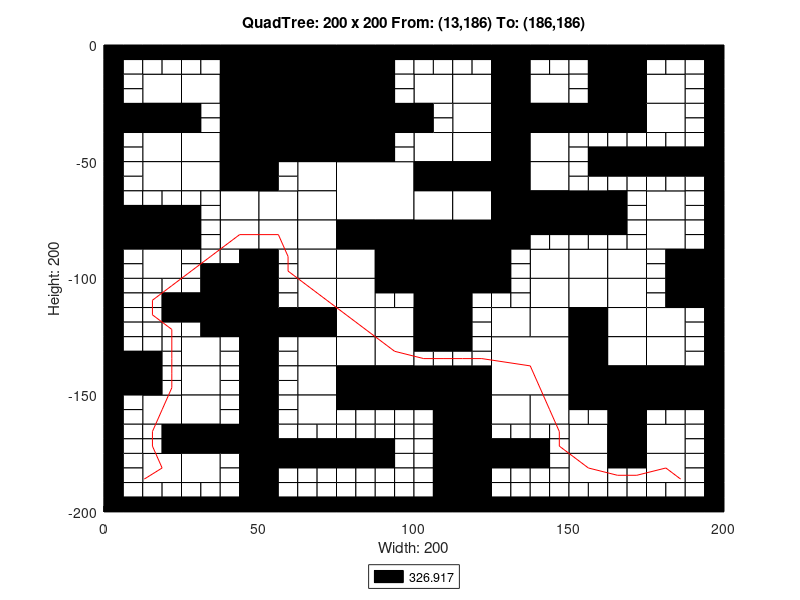

This chart was generated by the following MATLAB code:
axis([0 200 -200 0]);
title('QuadTree: 200 x 200 From: (13,186) To: (186,186)');
xlabel('Width: 200');
ylabel('Height: 200');
rectangle('Position',[50 -25 25 25], 'FaceColor',[0 0 0]);
rectangle('Position',[50 -50 25 25], 'FaceColor',[0 0 0]);
rectangle('Position',[75 -75 25 25], 'FaceColor',[1 1 1]);
rectangle('Position',[100 -100 25 25], 'FaceColor',[0 0 0]);
rectangle('Position',[125 -150 25 25], 'FaceColor',[1 1 1]);
rectangle('Position',[12.5 -25 12.5 12.5], 'FaceColor',[1 1 1]);
rectangle('Position',[37.5 -12.5 12.5 12.5], 'FaceColor',[0 0 0]);
rectangle('Position',[25 -25 12.5 12.5], 'FaceColor',[1 1 1]);
rectangle('Position',[37.5 -25 12.5 12.5], 'FaceColor',[0 0 0]);
rectangle('Position',[0 -37.5 12.5 12.5], 'FaceColor',[0 0 0]);
rectangle('Position',[12.5 -37.5 12.5 12.5], 'FaceColor',[0 0 0]);
rectangle('Position',[12.5 -50 12.5 12.5], 'FaceColor',[1 1 1]);
rectangle('Position',[37.5 -37.5 12.5 12.5], 'FaceColor',[0 0 0]);
rectangle('Position',[25 -50 12.5 12.5], 'FaceColor',[1 1 1]);
rectangle('Position',[37.5 -50 12.5 12.5], 'FaceColor',[0 0 0]);
rectangle('Position',[75 -12.5 12.5 12.5], 'FaceColor',[0 0 0]);
rectangle('Position',[75 -25 12.5 12.5], 'FaceColor',[0 0 0]);
rectangle('Position',[75 -37.5 12.5 12.5], 'FaceColor',[0 0 0]);
rectangle('Position',[87.5 -37.5 12.5 12.5], 'FaceColor',[0 0 0]);
rectangle('Position',[75 -50 12.5 12.5], 'FaceColor',[0 0 0]);
rectangle('Position',[12.5 -62.5 12.5 12.5], 'FaceColor',[1 1 1]);
rectangle('Position',[25 -62.5 12.5 12.5], 'FaceColor',[1 1 1]);
rectangle('Position',[37.5 -62.5 12.5 12.5], 'FaceColor',[0 0 0]);
rectangle('Position',[37.5 -75 12.5 12.5], 'FaceColor',[1 1 1]);
rectangle('Position',[0 -87.5 12.5 12.5], 'FaceColor',[0 0 0]);
rectangle('Position',[12.5 -87.5 12.5 12.5], 'FaceColor',[0 0 0]);
rectangle('Position',[12.5 -100 12.5 12.5], 'FaceColor',[1 1 1]);
rectangle('Position',[37.5 -87.5 12.5 12.5], 'FaceColor',[1 1 1]);
rectangle('Position',[62.5 -62.5 12.5 12.5], 'FaceColor',[1 1 1]);
rectangle('Position',[50 -75 12.5 12.5], 'FaceColor',[1 1 1]);
rectangle('Position',[62.5 -75 12.5 12.5], 'FaceColor',[1 1 1]);
rectangle('Position',[50 -87.5 12.5 12.5], 'FaceColor',[1 1 1]);
rectangle('Position',[62.5 -87.5 12.5 12.5], 'FaceColor',[1 1 1]);
rectangle('Position',[62.5 -100 12.5 12.5], 'FaceColor',[1 1 1]);
rectangle('Position',[75 -87.5 12.5 12.5], 'FaceColor',[0 0 0]);
rectangle('Position',[87.5 -87.5 12.5 12.5], 'FaceColor',[0 0 0]);
rectangle('Position',[75 -100 12.5 12.5], 'FaceColor',[1 1 1]);
rectangle('Position',[87.5 -100 12.5 12.5], 'FaceColor',[0 0 0]);
rectangle('Position',[100 -25 12.5 12.5], 'FaceColor',[1 1 1]);
rectangle('Position',[112.5 -25 12.5 12.5], 'FaceColor',[1 1 1]);
rectangle('Position',[125 -12.5 12.5 12.5], 'FaceColor',[0 0 0]);
rectangle('Position',[125 -25 12.5 12.5], 'FaceColor',[0 0 0]);
rectangle('Position',[137.5 -25 12.5 12.5], 'FaceColor',[1 1 1]);
rectangle('Position',[112.5 -37.5 12.5 12.5], 'FaceColor',[1 1 1]);
rectangle('Position',[100 -50 12.5 12.5], 'FaceColor',[1 1 1]);
rectangle('Position',[112.5 -50 12.5 12.5], 'FaceColor',[1 1 1]);
rectangle('Position',[125 -37.5 12.5 12.5], 'FaceColor',[0 0 0]);
rectangle('Position',[137.5 -37.5 12.5 12.5], 'FaceColor',[0 0 0]);
rectangle('Position',[125 -50 12.5 12.5], 'FaceColor',[0 0 0]);
rectangle('Position',[137.5 -50 12.5 12.5], 'FaceColor',[1 1 1]);
rectangle('Position',[162.5 -12.5 12.5 12.5], 'FaceColor',[0 0 0]);
rectangle('Position',[162.5 -25 12.5 12.5], 'FaceColor',[0 0 0]);
rectangle('Position',[175 -25 12.5 12.5], 'FaceColor',[1 1 1]);
rectangle('Position',[150 -37.5 12.5 12.5], 'FaceColor',[0 0 0]);
rectangle('Position',[162.5 -37.5 12.5 12.5], 'FaceColor',[0 0 0]);
rectangle('Position',[175 -37.5 12.5 12.5], 'FaceColor',[1 1 1]);
rectangle('Position',[100 -62.5 12.5 12.5], 'FaceColor',[0 0 0]);
rectangle('Position',[112.5 -62.5 12.5 12.5], 'FaceColor',[0 0 0]);
rectangle('Position',[100 -75 12.5 12.5], 'FaceColor',[1 1 1]);
rectangle('Position',[112.5 -75 12.5 12.5], 'FaceColor',[1 1 1]);
rectangle('Position',[125 -62.5 12.5 12.5], 'FaceColor',[0 0 0]);
rectangle('Position',[137.5 -62.5 12.5 12.5], 'FaceColor',[1 1 1]);
rectangle('Position',[125 -75 12.5 12.5], 'FaceColor',[0 0 0]);
rectangle('Position',[137.5 -75 12.5 12.5], 'FaceColor',[0 0 0]);
rectangle('Position',[125 -87.5 12.5 12.5], 'FaceColor',[0 0 0]);
rectangle('Position',[137.5 -100 12.5 12.5], 'FaceColor',[1 1 1]);
rectangle('Position',[150 -75 12.5 12.5], 'FaceColor',[0 0 0]);
rectangle('Position',[175 -75 12.5 12.5], 'FaceColor',[1 1 1]);
rectangle('Position',[150 -100 12.5 12.5], 'FaceColor',[1 1 1]);
rectangle('Position',[162.5 -100 12.5 12.5], 'FaceColor',[1 1 1]);
rectangle('Position',[175 -87.5 12.5 12.5], 'FaceColor',[1 1 1]);
rectangle('Position',[187.5 -100 12.5 12.5], 'FaceColor',[0 0 0]);
rectangle('Position',[37.5 -112.5 12.5 12.5], 'FaceColor',[0 0 0]);
rectangle('Position',[37.5 -125 12.5 12.5], 'FaceColor',[0 0 0]);
rectangle('Position',[0 -150 12.5 12.5], 'FaceColor',[0 0 0]);
rectangle('Position',[25 -137.5 12.5 12.5], 'FaceColor',[1 1 1]);
rectangle('Position',[25 -150 12.5 12.5], 'FaceColor',[1 1 1]);
rectangle('Position',[62.5 -112.5 12.5 12.5], 'FaceColor',[1 1 1]);
rectangle('Position',[50 -125 12.5 12.5], 'FaceColor',[0 0 0]);
rectangle('Position',[62.5 -125 12.5 12.5], 'FaceColor',[0 0 0]);
rectangle('Position',[75 -112.5 12.5 12.5], 'FaceColor',[1 1 1]);
rectangle('Position',[75 -125 12.5 12.5], 'FaceColor',[1 1 1]);
rectangle('Position',[87.5 -125 12.5 12.5], 'FaceColor',[1 1 1]);
rectangle('Position',[62.5 -137.5 12.5 12.5], 'FaceColor',[1 1 1]);
rectangle('Position',[62.5 -150 12.5 12.5], 'FaceColor',[1 1 1]);
rectangle('Position',[75 -137.5 12.5 12.5], 'FaceColor',[1 1 1]);
rectangle('Position',[87.5 -137.5 12.5 12.5], 'FaceColor',[1 1 1]);
rectangle('Position',[75 -150 12.5 12.5], 'FaceColor',[0 0 0]);
rectangle('Position',[87.5 -150 12.5 12.5], 'FaceColor',[0 0 0]);
rectangle('Position',[12.5 -162.5 12.5 12.5], 'FaceColor',[1 1 1]);
rectangle('Position',[25 -162.5 12.5 12.5], 'FaceColor',[1 1 1]);
rectangle('Position',[25 -175 12.5 12.5], 'FaceColor',[0 0 0]);
rectangle('Position',[37.5 -175 12.5 12.5], 'FaceColor',[0 0 0]);
rectangle('Position',[12.5 -187.5 12.5 12.5], 'FaceColor',[1 1 1]);
rectangle('Position',[25 -187.5 12.5 12.5], 'FaceColor',[1 1 1]);
rectangle('Position',[62.5 -162.5 12.5 12.5], 'FaceColor',[1 1 1]);
rectangle('Position',[100 -112.5 12.5 12.5], 'FaceColor',[0 0 0]);
rectangle('Position',[100 -125 12.5 12.5], 'FaceColor',[0 0 0]);
rectangle('Position',[137.5 -112.5 12.5 12.5], 'FaceColor',[1 1 1]);
rectangle('Position',[125 -125 12.5 12.5], 'FaceColor',[1 1 1]);
rectangle('Position',[137.5 -125 12.5 12.5], 'FaceColor',[1 1 1]);
rectangle('Position',[100 -150 12.5 12.5], 'FaceColor',[0 0 0]);
rectangle('Position',[112.5 -150 12.5 12.5], 'FaceColor',[0 0 0]);
rectangle('Position',[150 -112.5 12.5 12.5], 'FaceColor',[1 1 1]);
rectangle('Position',[162.5 -112.5 12.5 12.5], 'FaceColor',[1 1 1]);
rectangle('Position',[150 -125 12.5 12.5], 'FaceColor',[0 0 0]);
rectangle('Position',[162.5 -125 12.5 12.5], 'FaceColor',[1 1 1]);
rectangle('Position',[187.5 -112.5 12.5 12.5], 'FaceColor',[0 0 0]);
rectangle('Position',[175 -125 12.5 12.5], 'FaceColor',[1 1 1]);
rectangle('Position',[150 -137.5 12.5 12.5], 'FaceColor',[0 0 0]);
rectangle('Position',[162.5 -137.5 12.5 12.5], 'FaceColor',[1 1 1]);
rectangle('Position',[150 -150 12.5 12.5], 'FaceColor',[0 0 0]);
rectangle('Position',[162.5 -150 12.5 12.5], 'FaceColor',[0 0 0]);
rectangle('Position',[175 -137.5 12.5 12.5], 'FaceColor',[1 1 1]);
rectangle('Position',[175 -150 12.5 12.5], 'FaceColor',[0 0 0]);
rectangle('Position',[187.5 -150 12.5 12.5], 'FaceColor',[0 0 0]);
rectangle('Position',[112.5 -162.5 12.5 12.5], 'FaceColor',[0 0 0]);
rectangle('Position',[112.5 -175 12.5 12.5], 'FaceColor',[0 0 0]);
rectangle('Position',[125 -162.5 12.5 12.5], 'FaceColor',[1 1 1]);
rectangle('Position',[137.5 -162.5 12.5 12.5], 'FaceColor',[1 1 1]);
rectangle('Position',[112.5 -187.5 12.5 12.5], 'FaceColor',[0 0 0]);
rectangle('Position',[112.5 -200 12.5 12.5], 'FaceColor',[0 0 0]);
rectangle('Position',[162.5 -162.5 12.5 12.5], 'FaceColor',[0 0 0]);
rectangle('Position',[150 -175 12.5 12.5], 'FaceColor',[1 1 1]);
rectangle('Position',[162.5 -175 12.5 12.5], 'FaceColor',[0 0 0]);
rectangle('Position',[175 -175 12.5 12.5], 'FaceColor',[1 1 1]);
rectangle('Position',[150 -187.5 12.5 12.5], 'FaceColor',[1 1 1]);
rectangle('Position',[175 -187.5 12.5 12.5], 'FaceColor',[1 1 1]);
rectangle('Position',[0 -6.25 6.25 6.25], 'FaceColor',[0 0 0]);
rectangle('Position',[6.25 -6.25 6.25 6.25], 'FaceColor',[0 0 0]);
rectangle('Position',[0 -12.5 6.25 6.25], 'FaceColor',[0 0 0]);
rectangle('Position',[6.25 -12.5 6.25 6.25], 'FaceColor',[1 1 1]);
rectangle('Position',[12.5 -6.25 6.25 6.25], 'FaceColor',[0 0 0]);
rectangle('Position',[18.75 -6.25 6.25 6.25], 'FaceColor',[0 0 0]);
rectangle('Position',[12.5 -12.5 6.25 6.25], 'FaceColor',[1 1 1]);
rectangle('Position',[18.75 -12.5 6.25 6.25], 'FaceColor',[1 1 1]);
rectangle('Position',[0 -18.75 6.25 6.25], 'FaceColor',[0 0 0]);
rectangle('Position',[6.25 -18.75 6.25 6.25], 'FaceColor',[1 1 1]);
rectangle('Position',[0 -25 6.25 6.25], 'FaceColor',[0 0 0]);
rectangle('Position',[6.25 -25 6.25 6.25], 'FaceColor',[1 1 1]);
rectangle('Position',[25 -6.25 6.25 6.25], 'FaceColor',[0 0 0]);
rectangle('Position',[31.25 -6.25 6.25 6.25], 'FaceColor',[0 0 0]);
rectangle('Position',[25 -12.5 6.25 6.25], 'FaceColor',[1 1 1]);
rectangle('Position',[31.25 -12.5 6.25 6.25], 'FaceColor',[1 1 1]);
rectangle('Position',[0 -43.75 6.25 6.25], 'FaceColor',[0 0 0]);
rectangle('Position',[6.25 -43.75 6.25 6.25], 'FaceColor',[1 1 1]);
rectangle('Position',[0 -50 6.25 6.25], 'FaceColor',[0 0 0]);
rectangle('Position',[6.25 -50 6.25 6.25], 'FaceColor',[1 1 1]);
rectangle('Position',[25 -31.25 6.25 6.25], 'FaceColor',[0 0 0]);
rectangle('Position',[31.25 -31.25 6.25 6.25], 'FaceColor',[1 1 1]);
rectangle('Position',[25 -37.5 6.25 6.25], 'FaceColor',[0 0 0]);
rectangle('Position',[31.25 -37.5 6.25 6.25], 'FaceColor',[1 1 1]);
rectangle('Position',[87.5 -6.25 6.25 6.25], 'FaceColor',[0 0 0]);
rectangle('Position',[93.75 -6.25 6.25 6.25], 'FaceColor',[0 0 0]);
rectangle('Position',[87.5 -12.5 6.25 6.25], 'FaceColor',[0 0 0]);
rectangle('Position',[93.75 -12.5 6.25 6.25], 'FaceColor',[1 1 1]);
rectangle('Position',[87.5 -18.75 6.25 6.25], 'FaceColor',[0 0 0]);
rectangle('Position',[93.75 -18.75 6.25 6.25], 'FaceColor',[1 1 1]);
rectangle('Position',[87.5 -25 6.25 6.25], 'FaceColor',[0 0 0]);
rectangle('Position',[93.75 -25 6.25 6.25], 'FaceColor',[1 1 1]);
rectangle('Position',[87.5 -43.75 6.25 6.25], 'FaceColor',[0 0 0]);
rectangle('Position',[93.75 -43.75 6.25 6.25], 'FaceColor',[1 1 1]);
rectangle('Position',[87.5 -50 6.25 6.25], 'FaceColor',[0 0 0]);
rectangle('Position',[93.75 -50 6.25 6.25], 'FaceColor',[1 1 1]);
rectangle('Position',[0 -56.25 6.25 6.25], 'FaceColor',[0 0 0]);
rectangle('Position',[6.25 -56.25 6.25 6.25], 'FaceColor',[1 1 1]);
rectangle('Position',[0 -62.5 6.25 6.25], 'FaceColor',[0 0 0]);
rectangle('Position',[6.25 -62.5 6.25 6.25], 'FaceColor',[1 1 1]);
rectangle('Position',[0 -68.75 6.25 6.25], 'FaceColor',[0 0 0]);
rectangle('Position',[6.25 -68.75 6.25 6.25], 'FaceColor',[1 1 1]);
rectangle('Position',[0 -75 6.25 6.25], 'FaceColor',[0 0 0]);
rectangle('Position',[6.25 -75 6.25 6.25], 'FaceColor',[0 0 0]);
rectangle('Position',[12.5 -68.75 6.25 6.25], 'FaceColor',[1 1 1]);
rectangle('Position',[18.75 -68.75 6.25 6.25], 'FaceColor',[1 1 1]);
rectangle('Position',[12.5 -75 6.25 6.25], 'FaceColor',[0 0 0]);
rectangle('Position',[18.75 -75 6.25 6.25], 'FaceColor',[0 0 0]);
rectangle('Position',[25 -68.75 6.25 6.25], 'FaceColor',[1 1 1]);
rectangle('Position',[31.25 -68.75 6.25 6.25], 'FaceColor',[1 1 1]);
rectangle('Position',[25 -75 6.25 6.25], 'FaceColor',[0 0 0]);
rectangle('Position',[31.25 -75 6.25 6.25], 'FaceColor',[1 1 1]);
rectangle('Position',[0 -93.75 6.25 6.25], 'FaceColor',[0 0 0]);
rectangle('Position',[6.25 -93.75 6.25 6.25], 'FaceColor',[1 1 1]);
rectangle('Position',[0 -100 6.25 6.25], 'FaceColor',[0 0 0]);
rectangle('Position',[6.25 -100 6.25 6.25], 'FaceColor',[1 1 1]);
rectangle('Position',[25 -81.25 6.25 6.25], 'FaceColor',[0 0 0]);
rectangle('Position',[31.25 -81.25 6.25 6.25], 'FaceColor',[1 1 1]);
rectangle('Position',[25 -87.5 6.25 6.25], 'FaceColor',[0 0 0]);
rectangle('Position',[31.25 -87.5 6.25 6.25], 'FaceColor',[1 1 1]);
rectangle('Position',[25 -93.75 6.25 6.25], 'FaceColor',[1 1 1]);
rectangle('Position',[31.25 -93.75 6.25 6.25], 'FaceColor',[1 1 1]);
rectangle('Position',[25 -100 6.25 6.25], 'FaceColor',[1 1 1]);
rectangle('Position',[31.25 -100 6.25 6.25], 'FaceColor',[0 0 0]);
rectangle('Position',[37.5 -93.75 6.25 6.25], 'FaceColor',[1 1 1]);
rectangle('Position',[43.75 -93.75 6.25 6.25], 'FaceColor',[0 0 0]);
rectangle('Position',[37.5 -100 6.25 6.25], 'FaceColor',[0 0 0]);
rectangle('Position',[43.75 -100 6.25 6.25], 'FaceColor',[0 0 0]);
rectangle('Position',[50 -56.25 6.25 6.25], 'FaceColor',[0 0 0]);
rectangle('Position',[56.25 -56.25 6.25 6.25], 'FaceColor',[1 1 1]);
rectangle('Position',[50 -62.5 6.25 6.25], 'FaceColor',[0 0 0]);
rectangle('Position',[56.25 -62.5 6.25 6.25], 'FaceColor',[1 1 1]);
rectangle('Position',[50 -93.75 6.25 6.25], 'FaceColor',[0 0 0]);
rectangle('Position',[56.25 -93.75 6.25 6.25], 'FaceColor',[1 1 1]);
rectangle('Position',[50 -100 6.25 6.25], 'FaceColor',[0 0 0]);
rectangle('Position',[56.25 -100 6.25 6.25], 'FaceColor',[1 1 1]);
rectangle('Position',[100 -6.25 6.25 6.25], 'FaceColor',[0 0 0]);
rectangle('Position',[106.25 -6.25 6.25 6.25], 'FaceColor',[0 0 0]);
rectangle('Position',[100 -12.5 6.25 6.25], 'FaceColor',[1 1 1]);
rectangle('Position',[106.25 -12.5 6.25 6.25], 'FaceColor',[1 1 1]);
rectangle('Position',[112.5 -6.25 6.25 6.25], 'FaceColor',[0 0 0]);
rectangle('Position',[118.75 -6.25 6.25 6.25], 'FaceColor',[0 0 0]);
rectangle('Position',[112.5 -12.5 6.25 6.25], 'FaceColor',[1 1 1]);
rectangle('Position',[118.75 -12.5 6.25 6.25], 'FaceColor',[1 1 1]);
rectangle('Position',[137.5 -6.25 6.25 6.25], 'FaceColor',[0 0 0]);
rectangle('Position',[143.75 -6.25 6.25 6.25], 'FaceColor',[0 0 0]);
rectangle('Position',[137.5 -12.5 6.25 6.25], 'FaceColor',[1 1 1]);
rectangle('Position',[143.75 -12.5 6.25 6.25], 'FaceColor',[1 1 1]);
rectangle('Position',[100 -31.25 6.25 6.25], 'FaceColor',[0 0 0]);
rectangle('Position',[106.25 -31.25 6.25 6.25], 'FaceColor',[1 1 1]);
rectangle('Position',[100 -37.5 6.25 6.25], 'FaceColor',[0 0 0]);
rectangle('Position',[106.25 -37.5 6.25 6.25], 'FaceColor',[1 1 1]);
rectangle('Position',[150 -6.25 6.25 6.25], 'FaceColor',[0 0 0]);
rectangle('Position',[156.25 -6.25 6.25 6.25], 'FaceColor',[0 0 0]);
rectangle('Position',[150 -12.5 6.25 6.25], 'FaceColor',[1 1 1]);
rectangle('Position',[156.25 -12.5 6.25 6.25], 'FaceColor',[0 0 0]);
rectangle('Position',[150 -18.75 6.25 6.25], 'FaceColor',[1 1 1]);
rectangle('Position',[156.25 -18.75 6.25 6.25], 'FaceColor',[0 0 0]);
rectangle('Position',[150 -25 6.25 6.25], 'FaceColor',[1 1 1]);
rectangle('Position',[156.25 -25 6.25 6.25], 'FaceColor',[0 0 0]);
rectangle('Position',[175 -6.25 6.25 6.25], 'FaceColor',[0 0 0]);
rectangle('Position',[181.25 -6.25 6.25 6.25], 'FaceColor',[0 0 0]);
rectangle('Position',[175 -12.5 6.25 6.25], 'FaceColor',[1 1 1]);
rectangle('Position',[181.25 -12.5 6.25 6.25], 'FaceColor',[1 1 1]);
rectangle('Position',[187.5 -6.25 6.25 6.25], 'FaceColor',[0 0 0]);
rectangle('Position',[193.75 -6.25 6.25 6.25], 'FaceColor',[0 0 0]);
rectangle('Position',[187.5 -12.5 6.25 6.25], 'FaceColor',[1 1 1]);
rectangle('Position',[193.75 -12.5 6.25 6.25], 'FaceColor',[0 0 0]);
rectangle('Position',[187.5 -18.75 6.25 6.25], 'FaceColor',[1 1 1]);
rectangle('Position',[193.75 -18.75 6.25 6.25], 'FaceColor',[0 0 0]);
rectangle('Position',[187.5 -25 6.25 6.25], 'FaceColor',[1 1 1]);
rectangle('Position',[193.75 -25 6.25 6.25], 'FaceColor',[0 0 0]);
rectangle('Position',[150 -43.75 6.25 6.25], 'FaceColor',[1 1 1]);
rectangle('Position',[156.25 -43.75 6.25 6.25], 'FaceColor',[1 1 1]);
rectangle('Position',[150 -50 6.25 6.25], 'FaceColor',[1 1 1]);
rectangle('Position',[156.25 -50 6.25 6.25], 'FaceColor',[0 0 0]);
rectangle('Position',[162.5 -43.75 6.25 6.25], 'FaceColor',[1 1 1]);
rectangle('Position',[168.75 -43.75 6.25 6.25], 'FaceColor',[1 1 1]);
rectangle('Position',[162.5 -50 6.25 6.25], 'FaceColor',[0 0 0]);
rectangle('Position',[168.75 -50 6.25 6.25], 'FaceColor',[0 0 0]);
rectangle('Position',[187.5 -31.25 6.25 6.25], 'FaceColor',[1 1 1]);
rectangle('Position',[193.75 -31.25 6.25 6.25], 'FaceColor',[0 0 0]);
rectangle('Position',[187.5 -37.5 6.25 6.25], 'FaceColor',[1 1 1]);
rectangle('Position',[193.75 -37.5 6.25 6.25], 'FaceColor',[0 0 0]);
rectangle('Position',[175 -43.75 6.25 6.25], 'FaceColor',[1 1 1]);
rectangle('Position',[181.25 -43.75 6.25 6.25], 'FaceColor',[1 1 1]);
rectangle('Position',[175 -50 6.25 6.25], 'FaceColor',[0 0 0]);
rectangle('Position',[181.25 -50 6.25 6.25], 'FaceColor',[0 0 0]);
rectangle('Position',[187.5 -43.75 6.25 6.25], 'FaceColor',[1 1 1]);
rectangle('Position',[193.75 -43.75 6.25 6.25], 'FaceColor',[0 0 0]);
rectangle('Position',[187.5 -50 6.25 6.25], 'FaceColor',[0 0 0]);
rectangle('Position',[193.75 -50 6.25 6.25], 'FaceColor',[0 0 0]);
rectangle('Position',[137.5 -81.25 6.25 6.25], 'FaceColor',[0 0 0]);
rectangle('Position',[143.75 -81.25 6.25 6.25], 'FaceColor',[0 0 0]);
rectangle('Position',[137.5 -87.5 6.25 6.25], 'FaceColor',[1 1 1]);
rectangle('Position',[143.75 -87.5 6.25 6.25], 'FaceColor',[1 1 1]);
rectangle('Position',[125 -93.75 6.25 6.25], 'FaceColor',[0 0 0]);
rectangle('Position',[131.25 -93.75 6.25 6.25], 'FaceColor',[1 1 1]);
rectangle('Position',[125 -100 6.25 6.25], 'FaceColor',[0 0 0]);
rectangle('Position',[131.25 -100 6.25 6.25], 'FaceColor',[1 1 1]);
rectangle('Position',[150 -56.25 6.25 6.25], 'FaceColor',[1 1 1]);
rectangle('Position',[156.25 -56.25 6.25 6.25], 'FaceColor',[0 0 0]);
rectangle('Position',[150 -62.5 6.25 6.25], 'FaceColor',[1 1 1]);
rectangle('Position',[156.25 -62.5 6.25 6.25], 'FaceColor',[1 1 1]);
rectangle('Position',[162.5 -56.25 6.25 6.25], 'FaceColor',[0 0 0]);
rectangle('Position',[168.75 -56.25 6.25 6.25], 'FaceColor',[0 0 0]);
rectangle('Position',[162.5 -62.5 6.25 6.25], 'FaceColor',[1 1 1]);
rectangle('Position',[168.75 -62.5 6.25 6.25], 'FaceColor',[1 1 1]);
rectangle('Position',[162.5 -68.75 6.25 6.25], 'FaceColor',[0 0 0]);
rectangle('Position',[168.75 -68.75 6.25 6.25], 'FaceColor',[1 1 1]);
rectangle('Position',[162.5 -75 6.25 6.25], 'FaceColor',[0 0 0]);
rectangle('Position',[168.75 -75 6.25 6.25], 'FaceColor',[1 1 1]);
rectangle('Position',[175 -56.25 6.25 6.25], 'FaceColor',[0 0 0]);
rectangle('Position',[181.25 -56.25 6.25 6.25], 'FaceColor',[0 0 0]);
rectangle('Position',[175 -62.5 6.25 6.25], 'FaceColor',[1 1 1]);
rectangle('Position',[181.25 -62.5 6.25 6.25], 'FaceColor',[1 1 1]);
rectangle('Position',[187.5 -56.25 6.25 6.25], 'FaceColor',[0 0 0]);
rectangle('Position',[193.75 -56.25 6.25 6.25], 'FaceColor',[0 0 0]);
rectangle('Position',[187.5 -62.5 6.25 6.25], 'FaceColor',[1 1 1]);
rectangle('Position',[193.75 -62.5 6.25 6.25], 'FaceColor',[0 0 0]);
rectangle('Position',[187.5 -68.75 6.25 6.25], 'FaceColor',[1 1 1]);
rectangle('Position',[193.75 -68.75 6.25 6.25], 'FaceColor',[0 0 0]);
rectangle('Position',[187.5 -75 6.25 6.25], 'FaceColor',[1 1 1]);
rectangle('Position',[193.75 -75 6.25 6.25], 'FaceColor',[0 0 0]);
rectangle('Position',[150 -81.25 6.25 6.25], 'FaceColor',[0 0 0]);
rectangle('Position',[156.25 -81.25 6.25 6.25], 'FaceColor',[0 0 0]);
rectangle('Position',[150 -87.5 6.25 6.25], 'FaceColor',[1 1 1]);
rectangle('Position',[156.25 -87.5 6.25 6.25], 'FaceColor',[1 1 1]);
rectangle('Position',[162.5 -81.25 6.25 6.25], 'FaceColor',[0 0 0]);
rectangle('Position',[168.75 -81.25 6.25 6.25], 'FaceColor',[1 1 1]);
rectangle('Position',[162.5 -87.5 6.25 6.25], 'FaceColor',[1 1 1]);
rectangle('Position',[168.75 -87.5 6.25 6.25], 'FaceColor',[1 1 1]);
rectangle('Position',[187.5 -81.25 6.25 6.25], 'FaceColor',[1 1 1]);
rectangle('Position',[193.75 -81.25 6.25 6.25], 'FaceColor',[0 0 0]);
rectangle('Position',[187.5 -87.5 6.25 6.25], 'FaceColor',[1 1 1]);
rectangle('Position',[193.75 -87.5 6.25 6.25], 'FaceColor',[0 0 0]);
rectangle('Position',[175 -93.75 6.25 6.25], 'FaceColor',[1 1 1]);
rectangle('Position',[181.25 -93.75 6.25 6.25], 'FaceColor',[0 0 0]);
rectangle('Position',[175 -100 6.25 6.25], 'FaceColor',[1 1 1]);
rectangle('Position',[181.25 -100 6.25 6.25], 'FaceColor',[0 0 0]);
rectangle('Position',[0 -106.25 6.25 6.25], 'FaceColor',[0 0 0]);
rectangle('Position',[6.25 -106.25 6.25 6.25], 'FaceColor',[1 1 1]);
rectangle('Position',[0 -112.5 6.25 6.25], 'FaceColor',[0 0 0]);
rectangle('Position',[6.25 -112.5 6.25 6.25], 'FaceColor',[1 1 1]);
rectangle('Position',[12.5 -106.25 6.25 6.25], 'FaceColor',[1 1 1]);
rectangle('Position',[18.75 -106.25 6.25 6.25], 'FaceColor',[1 1 1]);
rectangle('Position',[12.5 -112.5 6.25 6.25], 'FaceColor',[1 1 1]);
rectangle('Position',[18.75 -112.5 6.25 6.25], 'FaceColor',[0 0 0]);
rectangle('Position',[0 -118.75 6.25 6.25], 'FaceColor',[0 0 0]);
rectangle('Position',[6.25 -118.75 6.25 6.25], 'FaceColor',[1 1 1]);
rectangle('Position',[0 -125 6.25 6.25], 'FaceColor',[0 0 0]);
rectangle('Position',[6.25 -125 6.25 6.25], 'FaceColor',[1 1 1]);
rectangle('Position',[12.5 -118.75 6.25 6.25], 'FaceColor',[1 1 1]);
rectangle('Position',[18.75 -118.75 6.25 6.25], 'FaceColor',[0 0 0]);
rectangle('Position',[12.5 -125 6.25 6.25], 'FaceColor',[1 1 1]);
rectangle('Position',[18.75 -125 6.25 6.25], 'FaceColor',[1 1 1]);
rectangle('Position',[25 -106.25 6.25 6.25], 'FaceColor',[1 1 1]);
rectangle('Position',[31.25 -106.25 6.25 6.25], 'FaceColor',[0 0 0]);
rectangle('Position',[25 -112.5 6.25 6.25], 'FaceColor',[0 0 0]);
rectangle('Position',[31.25 -112.5 6.25 6.25], 'FaceColor',[0 0 0]);
rectangle('Position',[25 -118.75 6.25 6.25], 'FaceColor',[0 0 0]);
rectangle('Position',[31.25 -118.75 6.25 6.25], 'FaceColor',[0 0 0]);
rectangle('Position',[25 -125 6.25 6.25], 'FaceColor',[1 1 1]);
rectangle('Position',[31.25 -125 6.25 6.25], 'FaceColor',[0 0 0]);
rectangle('Position',[0 -131.25 6.25 6.25], 'FaceColor',[0 0 0]);
rectangle('Position',[6.25 -131.25 6.25 6.25], 'FaceColor',[1 1 1]);
rectangle('Position',[0 -137.5 6.25 6.25], 'FaceColor',[0 0 0]);
rectangle('Position',[6.25 -137.5 6.25 6.25], 'FaceColor',[0 0 0]);
rectangle('Position',[12.5 -131.25 6.25 6.25], 'FaceColor',[1 1 1]);
rectangle('Position',[18.75 -131.25 6.25 6.25], 'FaceColor',[1 1 1]);
rectangle('Position',[12.5 -137.5 6.25 6.25], 'FaceColor',[0 0 0]);
rectangle('Position',[18.75 -137.5 6.25 6.25], 'FaceColor',[1 1 1]);
rectangle('Position',[12.5 -143.75 6.25 6.25], 'FaceColor',[0 0 0]);
rectangle('Position',[18.75 -143.75 6.25 6.25], 'FaceColor',[1 1 1]);
rectangle('Position',[12.5 -150 6.25 6.25], 'FaceColor',[0 0 0]);
rectangle('Position',[18.75 -150 6.25 6.25], 'FaceColor',[1 1 1]);
rectangle('Position',[37.5 -131.25 6.25 6.25], 'FaceColor',[1 1 1]);
rectangle('Position',[43.75 -131.25 6.25 6.25], 'FaceColor',[0 0 0]);
rectangle('Position',[37.5 -137.5 6.25 6.25], 'FaceColor',[1 1 1]);
rectangle('Position',[43.75 -137.5 6.25 6.25], 'FaceColor',[0 0 0]);
rectangle('Position',[37.5 -143.75 6.25 6.25], 'FaceColor',[1 1 1]);
rectangle('Position',[43.75 -143.75 6.25 6.25], 'FaceColor',[0 0 0]);
rectangle('Position',[37.5 -150 6.25 6.25], 'FaceColor',[1 1 1]);
rectangle('Position',[43.75 -150 6.25 6.25], 'FaceColor',[0 0 0]);
rectangle('Position',[50 -106.25 6.25 6.25], 'FaceColor',[0 0 0]);
rectangle('Position',[56.25 -106.25 6.25 6.25], 'FaceColor',[1 1 1]);
rectangle('Position',[50 -112.5 6.25 6.25], 'FaceColor',[0 0 0]);
rectangle('Position',[56.25 -112.5 6.25 6.25], 'FaceColor',[1 1 1]);
rectangle('Position',[87.5 -106.25 6.25 6.25], 'FaceColor',[0 0 0]);
rectangle('Position',[93.75 -106.25 6.25 6.25], 'FaceColor',[0 0 0]);
rectangle('Position',[87.5 -112.5 6.25 6.25], 'FaceColor',[1 1 1]);
rectangle('Position',[93.75 -112.5 6.25 6.25], 'FaceColor',[1 1 1]);
rectangle('Position',[50 -131.25 6.25 6.25], 'FaceColor',[0 0 0]);
rectangle('Position',[56.25 -131.25 6.25 6.25], 'FaceColor',[1 1 1]);
rectangle('Position',[50 -137.5 6.25 6.25], 'FaceColor',[0 0 0]);
rectangle('Position',[56.25 -137.5 6.25 6.25], 'FaceColor',[1 1 1]);
rectangle('Position',[50 -143.75 6.25 6.25], 'FaceColor',[0 0 0]);
rectangle('Position',[56.25 -143.75 6.25 6.25], 'FaceColor',[1 1 1]);
rectangle('Position',[50 -150 6.25 6.25], 'FaceColor',[0 0 0]);
rectangle('Position',[56.25 -150 6.25 6.25], 'FaceColor',[1 1 1]);
rectangle('Position',[0 -156.25 6.25 6.25], 'FaceColor',[0 0 0]);
rectangle('Position',[6.25 -156.25 6.25 6.25], 'FaceColor',[1 1 1]);
rectangle('Position',[0 -162.5 6.25 6.25], 'FaceColor',[0 0 0]);
rectangle('Position',[6.25 -162.5 6.25 6.25], 'FaceColor',[1 1 1]);
rectangle('Position',[0 -168.75 6.25 6.25], 'FaceColor',[0 0 0]);
rectangle('Position',[6.25 -168.75 6.25 6.25], 'FaceColor',[1 1 1]);
rectangle('Position',[0 -175 6.25 6.25], 'FaceColor',[0 0 0]);
rectangle('Position',[6.25 -175 6.25 6.25], 'FaceColor',[1 1 1]);
rectangle('Position',[12.5 -168.75 6.25 6.25], 'FaceColor',[1 1 1]);
rectangle('Position',[18.75 -168.75 6.25 6.25], 'FaceColor',[0 0 0]);
rectangle('Position',[12.5 -175 6.25 6.25], 'FaceColor',[1 1 1]);
rectangle('Position',[18.75 -175 6.25 6.25], 'FaceColor',[0 0 0]);
rectangle('Position',[37.5 -156.25 6.25 6.25], 'FaceColor',[1 1 1]);
rectangle('Position',[43.75 -156.25 6.25 6.25], 'FaceColor',[0 0 0]);
rectangle('Position',[37.5 -162.5 6.25 6.25], 'FaceColor',[1 1 1]);
rectangle('Position',[43.75 -162.5 6.25 6.25], 'FaceColor',[0 0 0]);
rectangle('Position',[0 -181.25 6.25 6.25], 'FaceColor',[0 0 0]);
rectangle('Position',[6.25 -181.25 6.25 6.25], 'FaceColor',[1 1 1]);
rectangle('Position',[0 -187.5 6.25 6.25], 'FaceColor',[0 0 0]);
rectangle('Position',[6.25 -187.5 6.25 6.25], 'FaceColor',[1 1 1]);
rectangle('Position',[0 -193.75 6.25 6.25], 'FaceColor',[0 0 0]);
rectangle('Position',[6.25 -193.75 6.25 6.25], 'FaceColor',[1 1 1]);
rectangle('Position',[0 -200 6.25 6.25], 'FaceColor',[0 0 0]);
rectangle('Position',[6.25 -200 6.25 6.25], 'FaceColor',[0 0 0]);
rectangle('Position',[12.5 -193.75 6.25 6.25], 'FaceColor',[1 1 1]);
rectangle('Position',[18.75 -193.75 6.25 6.25], 'FaceColor',[1 1 1]);
rectangle('Position',[12.5 -200 6.25 6.25], 'FaceColor',[0 0 0]);
rectangle('Position',[18.75 -200 6.25 6.25], 'FaceColor',[0 0 0]);
rectangle('Position',[37.5 -181.25 6.25 6.25], 'FaceColor',[1 1 1]);
rectangle('Position',[43.75 -181.25 6.25 6.25], 'FaceColor',[0 0 0]);
rectangle('Position',[37.5 -187.5 6.25 6.25], 'FaceColor',[1 1 1]);
rectangle('Position',[43.75 -187.5 6.25 6.25], 'FaceColor',[0 0 0]);
rectangle('Position',[25 -193.75 6.25 6.25], 'FaceColor',[1 1 1]);
rectangle('Position',[31.25 -193.75 6.25 6.25], 'FaceColor',[1 1 1]);
rectangle('Position',[25 -200 6.25 6.25], 'FaceColor',[0 0 0]);
rectangle('Position',[31.25 -200 6.25 6.25], 'FaceColor',[0 0 0]);
rectangle('Position',[37.5 -193.75 6.25 6.25], 'FaceColor',[1 1 1]);
rectangle('Position',[43.75 -193.75 6.25 6.25], 'FaceColor',[0 0 0]);
rectangle('Position',[37.5 -200 6.25 6.25], 'FaceColor',[0 0 0]);
rectangle('Position',[43.75 -200 6.25 6.25], 'FaceColor',[0 0 0]);
rectangle('Position',[50 -156.25 6.25 6.25], 'FaceColor',[0 0 0]);
rectangle('Position',[56.25 -156.25 6.25 6.25], 'FaceColor',[1 1 1]);
rectangle('Position',[50 -162.5 6.25 6.25], 'FaceColor',[0 0 0]);
rectangle('Position',[56.25 -162.5 6.25 6.25], 'FaceColor',[1 1 1]);
rectangle('Position',[50 -168.75 6.25 6.25], 'FaceColor',[0 0 0]);
rectangle('Position',[56.25 -168.75 6.25 6.25], 'FaceColor',[1 1 1]);
rectangle('Position',[50 -175 6.25 6.25], 'FaceColor',[0 0 0]);
rectangle('Position',[56.25 -175 6.25 6.25], 'FaceColor',[0 0 0]);
rectangle('Position',[62.5 -168.75 6.25 6.25], 'FaceColor',[1 1 1]);
rectangle('Position',[68.75 -168.75 6.25 6.25], 'FaceColor',[1 1 1]);
rectangle('Position',[62.5 -175 6.25 6.25], 'FaceColor',[0 0 0]);
rectangle('Position',[68.75 -175 6.25 6.25], 'FaceColor',[0 0 0]);
rectangle('Position',[75 -156.25 6.25 6.25], 'FaceColor',[0 0 0]);
rectangle('Position',[81.25 -156.25 6.25 6.25], 'FaceColor',[0 0 0]);
rectangle('Position',[75 -162.5 6.25 6.25], 'FaceColor',[1 1 1]);
rectangle('Position',[81.25 -162.5 6.25 6.25], 'FaceColor',[1 1 1]);
rectangle('Position',[87.5 -156.25 6.25 6.25], 'FaceColor',[0 0 0]);
rectangle('Position',[93.75 -156.25 6.25 6.25], 'FaceColor',[0 0 0]);
rectangle('Position',[87.5 -162.5 6.25 6.25], 'FaceColor',[1 1 1]);
rectangle('Position',[93.75 -162.5 6.25 6.25], 'FaceColor',[1 1 1]);
rectangle('Position',[75 -168.75 6.25 6.25], 'FaceColor',[1 1 1]);
rectangle('Position',[81.25 -168.75 6.25 6.25], 'FaceColor',[1 1 1]);
rectangle('Position',[75 -175 6.25 6.25], 'FaceColor',[0 0 0]);
rectangle('Position',[81.25 -175 6.25 6.25], 'FaceColor',[0 0 0]);
rectangle('Position',[87.5 -168.75 6.25 6.25], 'FaceColor',[1 1 1]);
rectangle('Position',[93.75 -168.75 6.25 6.25], 'FaceColor',[1 1 1]);
rectangle('Position',[87.5 -175 6.25 6.25], 'FaceColor',[0 0 0]);
rectangle('Position',[93.75 -175 6.25 6.25], 'FaceColor',[1 1 1]);
rectangle('Position',[50 -181.25 6.25 6.25], 'FaceColor',[0 0 0]);
rectangle('Position',[56.25 -181.25 6.25 6.25], 'FaceColor',[0 0 0]);
rectangle('Position',[50 -187.5 6.25 6.25], 'FaceColor',[0 0 0]);
rectangle('Position',[56.25 -187.5 6.25 6.25], 'FaceColor',[1 1 1]);
rectangle('Position',[62.5 -181.25 6.25 6.25], 'FaceColor',[0 0 0]);
rectangle('Position',[68.75 -181.25 6.25 6.25], 'FaceColor',[0 0 0]);
rectangle('Position',[62.5 -187.5 6.25 6.25], 'FaceColor',[1 1 1]);
rectangle('Position',[68.75 -187.5 6.25 6.25], 'FaceColor',[1 1 1]);
rectangle('Position',[50 -193.75 6.25 6.25], 'FaceColor',[0 0 0]);
rectangle('Position',[56.25 -193.75 6.25 6.25], 'FaceColor',[1 1 1]);
rectangle('Position',[50 -200 6.25 6.25], 'FaceColor',[0 0 0]);
rectangle('Position',[56.25 -200 6.25 6.25], 'FaceColor',[0 0 0]);
rectangle('Position',[62.5 -193.75 6.25 6.25], 'FaceColor',[1 1 1]);
rectangle('Position',[68.75 -193.75 6.25 6.25], 'FaceColor',[1 1 1]);
rectangle('Position',[62.5 -200 6.25 6.25], 'FaceColor',[0 0 0]);
rectangle('Position',[68.75 -200 6.25 6.25], 'FaceColor',[0 0 0]);
rectangle('Position',[75 -181.25 6.25 6.25], 'FaceColor',[0 0 0]);
rectangle('Position',[81.25 -181.25 6.25 6.25], 'FaceColor',[0 0 0]);
rectangle('Position',[75 -187.5 6.25 6.25], 'FaceColor',[1 1 1]);
rectangle('Position',[81.25 -187.5 6.25 6.25], 'FaceColor',[1 1 1]);
rectangle('Position',[87.5 -181.25 6.25 6.25], 'FaceColor',[0 0 0]);
rectangle('Position',[93.75 -181.25 6.25 6.25], 'FaceColor',[1 1 1]);
rectangle('Position',[87.5 -187.5 6.25 6.25], 'FaceColor',[1 1 1]);
rectangle('Position',[93.75 -187.5 6.25 6.25], 'FaceColor',[1 1 1]);
rectangle('Position',[75 -193.75 6.25 6.25], 'FaceColor',[1 1 1]);
rectangle('Position',[81.25 -193.75 6.25 6.25], 'FaceColor',[1 1 1]);
rectangle('Position',[75 -200 6.25 6.25], 'FaceColor',[0 0 0]);
rectangle('Position',[81.25 -200 6.25 6.25], 'FaceColor',[0 0 0]);
rectangle('Position',[87.5 -193.75 6.25 6.25], 'FaceColor',[1 1 1]);
rectangle('Position',[93.75 -193.75 6.25 6.25], 'FaceColor',[1 1 1]);
rectangle('Position',[87.5 -200 6.25 6.25], 'FaceColor',[0 0 0]);
rectangle('Position',[93.75 -200 6.25 6.25], 'FaceColor',[0 0 0]);
rectangle('Position',[112.5 -106.25 6.25 6.25], 'FaceColor',[0 0 0]);
rectangle('Position',[118.75 -106.25 6.25 6.25], 'FaceColor',[0 0 0]);
rectangle('Position',[112.5 -112.5 6.25 6.25], 'FaceColor',[0 0 0]);
rectangle('Position',[118.75 -112.5 6.25 6.25], 'FaceColor',[1 1 1]);
rectangle('Position',[112.5 -118.75 6.25 6.25], 'FaceColor',[0 0 0]);
rectangle('Position',[118.75 -118.75 6.25 6.25], 'FaceColor',[1 1 1]);
rectangle('Position',[112.5 -125 6.25 6.25], 'FaceColor',[0 0 0]);
rectangle('Position',[118.75 -125 6.25 6.25], 'FaceColor',[1 1 1]);
rectangle('Position',[125 -106.25 6.25 6.25], 'FaceColor',[0 0 0]);
rectangle('Position',[131.25 -106.25 6.25 6.25], 'FaceColor',[1 1 1]);
rectangle('Position',[125 -112.5 6.25 6.25], 'FaceColor',[1 1 1]);
rectangle('Position',[131.25 -112.5 6.25 6.25], 'FaceColor',[1 1 1]);
rectangle('Position',[100 -131.25 6.25 6.25], 'FaceColor',[0 0 0]);
rectangle('Position',[106.25 -131.25 6.25 6.25], 'FaceColor',[0 0 0]);
rectangle('Position',[100 -137.5 6.25 6.25], 'FaceColor',[1 1 1]);
rectangle('Position',[106.25 -137.5 6.25 6.25], 'FaceColor',[1 1 1]);
rectangle('Position',[112.5 -131.25 6.25 6.25], 'FaceColor',[0 0 0]);
rectangle('Position',[118.75 -131.25 6.25 6.25], 'FaceColor',[1 1 1]);
rectangle('Position',[112.5 -137.5 6.25 6.25], 'FaceColor',[1 1 1]);
rectangle('Position',[118.75 -137.5 6.25 6.25], 'FaceColor',[1 1 1]);
rectangle('Position',[175 -106.25 6.25 6.25], 'FaceColor',[1 1 1]);
rectangle('Position',[181.25 -106.25 6.25 6.25], 'FaceColor',[0 0 0]);
rectangle('Position',[175 -112.5 6.25 6.25], 'FaceColor',[1 1 1]);
rectangle('Position',[181.25 -112.5 6.25 6.25], 'FaceColor',[0 0 0]);
rectangle('Position',[187.5 -118.75 6.25 6.25], 'FaceColor',[1 1 1]);
rectangle('Position',[193.75 -118.75 6.25 6.25], 'FaceColor',[0 0 0]);
rectangle('Position',[187.5 -125 6.25 6.25], 'FaceColor',[1 1 1]);
rectangle('Position',[193.75 -125 6.25 6.25], 'FaceColor',[0 0 0]);
rectangle('Position',[187.5 -131.25 6.25 6.25], 'FaceColor',[1 1 1]);
rectangle('Position',[193.75 -131.25 6.25 6.25], 'FaceColor',[0 0 0]);
rectangle('Position',[187.5 -137.5 6.25 6.25], 'FaceColor',[1 1 1]);
rectangle('Position',[193.75 -137.5 6.25 6.25], 'FaceColor',[0 0 0]);
rectangle('Position',[100 -156.25 6.25 6.25], 'FaceColor',[0 0 0]);
rectangle('Position',[106.25 -156.25 6.25 6.25], 'FaceColor',[0 0 0]);
rectangle('Position',[100 -162.5 6.25 6.25], 'FaceColor',[1 1 1]);
rectangle('Position',[106.25 -162.5 6.25 6.25], 'FaceColor',[0 0 0]);
rectangle('Position',[100 -168.75 6.25 6.25], 'FaceColor',[1 1 1]);
rectangle('Position',[106.25 -168.75 6.25 6.25], 'FaceColor',[0 0 0]);
rectangle('Position',[100 -175 6.25 6.25], 'FaceColor',[1 1 1]);
rectangle('Position',[106.25 -175 6.25 6.25], 'FaceColor',[0 0 0]);
rectangle('Position',[125 -168.75 6.25 6.25], 'FaceColor',[1 1 1]);
rectangle('Position',[131.25 -168.75 6.25 6.25], 'FaceColor',[1 1 1]);
rectangle('Position',[125 -175 6.25 6.25], 'FaceColor',[0 0 0]);
rectangle('Position',[131.25 -175 6.25 6.25], 'FaceColor',[0 0 0]);
rectangle('Position',[137.5 -168.75 6.25 6.25], 'FaceColor',[1 1 1]);
rectangle('Position',[143.75 -168.75 6.25 6.25], 'FaceColor',[1 1 1]);
rectangle('Position',[137.5 -175 6.25 6.25], 'FaceColor',[0 0 0]);
rectangle('Position',[143.75 -175 6.25 6.25], 'FaceColor',[1 1 1]);
rectangle('Position',[100 -181.25 6.25 6.25], 'FaceColor',[1 1 1]);
rectangle('Position',[106.25 -181.25 6.25 6.25], 'FaceColor',[0 0 0]);
rectangle('Position',[100 -187.5 6.25 6.25], 'FaceColor',[1 1 1]);
rectangle('Position',[106.25 -187.5 6.25 6.25], 'FaceColor',[0 0 0]);
rectangle('Position',[100 -193.75 6.25 6.25], 'FaceColor',[1 1 1]);
rectangle('Position',[106.25 -193.75 6.25 6.25], 'FaceColor',[0 0 0]);
rectangle('Position',[100 -200 6.25 6.25], 'FaceColor',[0 0 0]);
rectangle('Position',[106.25 -200 6.25 6.25], 'FaceColor',[0 0 0]);
rectangle('Position',[125 -181.25 6.25 6.25], 'FaceColor',[0 0 0]);
rectangle('Position',[131.25 -181.25 6.25 6.25], 'FaceColor',[0 0 0]);
rectangle('Position',[125 -187.5 6.25 6.25], 'FaceColor',[1 1 1]);
rectangle('Position',[131.25 -187.5 6.25 6.25], 'FaceColor',[1 1 1]);
rectangle('Position',[137.5 -181.25 6.25 6.25], 'FaceColor',[0 0 0]);
rectangle('Position',[143.75 -181.25 6.25 6.25], 'FaceColor',[1 1 1]);
rectangle('Position',[137.5 -187.5 6.25 6.25], 'FaceColor',[1 1 1]);
rectangle('Position',[143.75 -187.5 6.25 6.25], 'FaceColor',[1 1 1]);
rectangle('Position',[125 -193.75 6.25 6.25], 'FaceColor',[1 1 1]);
rectangle('Position',[131.25 -193.75 6.25 6.25], 'FaceColor',[1 1 1]);
rectangle('Position',[125 -200 6.25 6.25], 'FaceColor',[0 0 0]);
rectangle('Position',[131.25 -200 6.25 6.25], 'FaceColor',[0 0 0]);
rectangle('Position',[137.5 -193.75 6.25 6.25], 'FaceColor',[1 1 1]);
rectangle('Position',[143.75 -193.75 6.25 6.25], 'FaceColor',[1 1 1]);
rectangle('Position',[137.5 -200 6.25 6.25], 'FaceColor',[0 0 0]);
rectangle('Position',[143.75 -200 6.25 6.25], 'FaceColor',[0 0 0]);
rectangle('Position',[150 -156.25 6.25 6.25], 'FaceColor',[0 0 0]);
rectangle('Position',[156.25 -156.25 6.25 6.25], 'FaceColor',[0 0 0]);
rectangle('Position',[150 -162.5 6.25 6.25], 'FaceColor',[1 1 1]);
rectangle('Position',[156.25 -162.5 6.25 6.25], 'FaceColor',[1 1 1]);
rectangle('Position',[175 -156.25 6.25 6.25], 'FaceColor',[0 0 0]);
rectangle('Position',[181.25 -156.25 6.25 6.25], 'FaceColor',[0 0 0]);
rectangle('Position',[175 -162.5 6.25 6.25], 'FaceColor',[1 1 1]);
rectangle('Position',[181.25 -162.5 6.25 6.25], 'FaceColor',[1 1 1]);
rectangle('Position',[187.5 -156.25 6.25 6.25], 'FaceColor',[0 0 0]);
rectangle('Position',[193.75 -156.25 6.25 6.25], 'FaceColor',[0 0 0]);
rectangle('Position',[187.5 -162.5 6.25 6.25], 'FaceColor',[1 1 1]);
rectangle('Position',[193.75 -162.5 6.25 6.25], 'FaceColor',[0 0 0]);
rectangle('Position',[187.5 -168.75 6.25 6.25], 'FaceColor',[1 1 1]);
rectangle('Position',[193.75 -168.75 6.25 6.25], 'FaceColor',[0 0 0]);
rectangle('Position',[187.5 -175 6.25 6.25], 'FaceColor',[1 1 1]);
rectangle('Position',[193.75 -175 6.25 6.25], 'FaceColor',[0 0 0]);
rectangle('Position',[162.5 -181.25 6.25 6.25], 'FaceColor',[0 0 0]);
rectangle('Position',[168.75 -181.25 6.25 6.25], 'FaceColor',[0 0 0]);
rectangle('Position',[162.5 -187.5 6.25 6.25], 'FaceColor',[1 1 1]);
rectangle('Position',[168.75 -187.5 6.25 6.25], 'FaceColor',[1 1 1]);
rectangle('Position',[150 -193.75 6.25 6.25], 'FaceColor',[1 1 1]);
rectangle('Position',[156.25 -193.75 6.25 6.25], 'FaceColor',[1 1 1]);
rectangle('Position',[150 -200 6.25 6.25], 'FaceColor',[0 0 0]);
rectangle('Position',[156.25 -200 6.25 6.25], 'FaceColor',[0 0 0]);
rectangle('Position',[162.5 -193.75 6.25 6.25], 'FaceColor',[1 1 1]);
rectangle('Position',[168.75 -193.75 6.25 6.25], 'FaceColor',[1 1 1]);
rectangle('Position',[162.5 -200 6.25 6.25], 'FaceColor',[0 0 0]);
rectangle('Position',[168.75 -200 6.25 6.25], 'FaceColor',[0 0 0]);
rectangle('Position',[187.5 -181.25 6.25 6.25], 'FaceColor',[1 1 1]);
rectangle('Position',[193.75 -181.25 6.25 6.25], 'FaceColor',[0 0 0]);
rectangle('Position',[187.5 -187.5 6.25 6.25], 'FaceColor',[1 1 1]);
rectangle('Position',[193.75 -187.5 6.25 6.25], 'FaceColor',[0 0 0]);
rectangle('Position',[175 -193.75 6.25 6.25], 'FaceColor',[1 1 1]);
rectangle('Position',[181.25 -193.75 6.25 6.25], 'FaceColor',[1 1 1]);
rectangle('Position',[175 -200 6.25 6.25], 'FaceColor',[0 0 0]);
rectangle('Position',[181.25 -200 6.25 6.25], 'FaceColor',[0 0 0]);
rectangle('Position',[187.5 -193.75 6.25 6.25], 'FaceColor',[1 1 1]);
rectangle('Position',[193.75 -193.75 6.25 6.25], 'FaceColor',[0 0 0]);
rectangle('Position',[187.5 -200 6.25 6.25], 'FaceColor',[0 0 0]);
rectangle('Position',[193.75 -200 6.25 6.25], 'FaceColor',[0 0 0]);
X=[186,181.25,171.875,165.625,156.25,146.875,146.875,143.75,137.5,121.875,115.625,109.375,103.125,93.75,81.25,68.75,59.375,59.375,56.25,43.75,34.375,28.125,21.875,15.625,15.625,21.875,21.875,21.875,21.875,21.875,18.75,15.625,15.625,18.75,13];
Y=[-186,-181.25,-184.375,-184.375,-181.25,-171.875,-165.625,-156.25,-137.5,-134.375,-134.375,-134.375,-134.375,-131.25,-118.75,-106.25,-96.875,-90.625,-81.25,-81.25,-90.625,-96.875,-103.125,-109.375,-115.625,-121.875,-128.125,-134.375,-140.625,-146.875,-156.25,-165.625,-171.875,-181.25,-186];
hold on;
plot(X,Y,'r');
legend('326.917','Location','southoutside');
